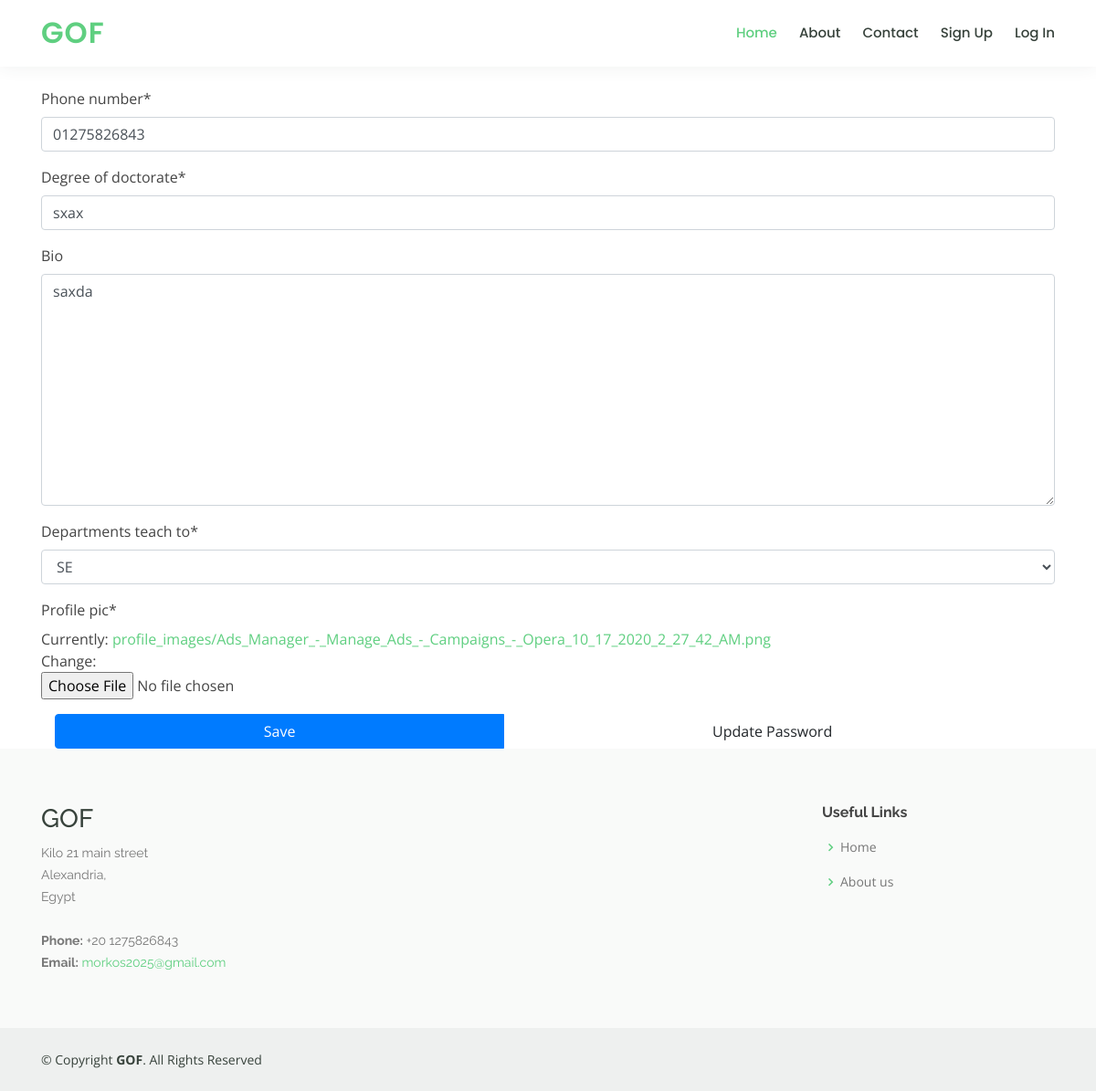
Page /Update_Professor/morkos on the committed database.
### user/models.py (models this page shows, shortened)
class ProfessorInfo(models.Model):
    CHOICES = [(str(i.department),str(i.department)) for i in Department.objects.all()]
    user = models.ForeignKey(User,on_delete=models.CASCADE)
    phone_number = models.CharField(max_length=12,unique=True)
    bio = models.TextField(blank=True)
    is_approved = models.BooleanField(default=False)
    degree_of_doctorate = models.CharField(max_length=100)
    departments_teach_to = MultiSelectField(choices=CHOICES)
    profile_pic = models.ImageField(upload_to='profile_images')
    slug = models.SlugField(unique=True,blank=True)

### user/views.py (the view)
# urls.py: path('Update_Professor/<slug>',views.Update_professor.as_view(),name='update_professor'),
class Update_professor(UpdateView):
    model = ProfessorInfo
    template_name = 'profiles/update_professor.html'
    fields = ['phone_number','degree_of_doctorate','bio','departments_teach_to','profile_pic']
    success_url = '/Professor_Profile'

### user/templates/profiles/update_professor.html (shortened to what this page needs)
{% extends 'base.html' %}
{% load crispy_forms_tags %}
{% block content %}
    <br><br><br><br>
<div class="container">
<form method="POST">
    {{ form|crispy }}
    <div class="btn-group container">
    <button type="submit" class="btn btn-primary" >Save</button>
    <a href="{% url 'user:change_password' %}" class="btn btn-default" >Update Password</a>
    </div>
</form>
</div>
{% endblock %}

### static_files/assets/css/style.css (style rules this page uses)
body { font-family: "Open Sans", sans-serif; color: #444444; }
a { color: #5fcf80; }

### rows in the picture
ProfessorInfo: phone_number "01275826843", degree_of_doctorate "sxax", bio "saxda", departments_teach_to "SE"
